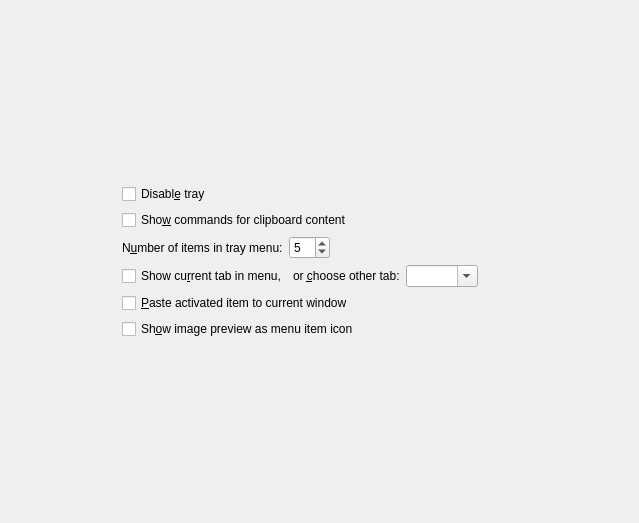
<?xml version="1.0" encoding="UTF-8"?>
<ui version="4.0">
 <class>ConfigTabTray</class>
  <widget class="QScrollArea" name="scrollArea_4">
   <property name="geometry">
    <rect>
     <x>9</x>
     <y>9</y>
     <width>639</width>
     <height>523</height>
    </rect>
   </property>
   <property name="frameShape">
    <enum>QFrame::NoFrame</enum>
   </property>
   <property name="widgetResizable">
    <bool>true</bool>
   </property>
   <widget class="QWidget" name="scrollAreaWidgetContents_4">
    <property name="geometry">
     <rect>
      <x>0</x>
      <y>0</y>
      <width>639</width>
      <height>523</height>
     </rect>
    </property>
    <layout class="QHBoxLayout" name="horizontalLayout_17">
     <item>
      <spacer name="horizontalSpacer_17">
       <property name="orientation">
        <enum>Qt::Horizontal</enum>
       </property>
       <property name="sizeHint" stdset="0">
        <size>
         <width>40</width>
         <height>20</height>
        </size>
       </property>
      </spacer>
     </item>
     <item>
      <layout class="QVBoxLayout" name="verticalLayout_4">
       <item>
        <spacer name="verticalSpacer_4">
         <property name="orientation">
          <enum>Qt::Vertical</enum>
         </property>
         <property name="sizeHint" stdset="0">
          <size>
           <width>20</width>
           <height>40</height>
          </size>
         </property>
        </spacer>
       </item>
       <item>
        <widget class="QCheckBox" name="checkBoxDisableTray">
         <property name="toolTip">
          <string>Don't show tray icon; minimize window when closed</string>
         </property>
         <property name="text">
          <string>Disabl&amp;e tray</string>
         </property>
        </widget>
       </item>
       <item>
        <widget class="QCheckBox" name="checkBoxTrayShowCommands">
         <property name="toolTip">
          <string>Show command for current clipboard content in tray menu</string>
         </property>
         <property name="text">
          <string>Sho&amp;w commands for clipboard content</string>
         </property>
        </widget>
       </item>
       <item>
        <layout class="QHBoxLayout" name="horizontalLayout_4">
         <item>
          <widget class="QLabel" name="label_9">
           <property name="text">
            <string>N&amp;umber of items in tray menu:</string>
           </property>
           <property name="buddy">
            <cstring>spinBoxTrayItems</cstring>
           </property>
          </widget>
         </item>
         <item>
          <widget class="QSpinBox" name="spinBoxTrayItems">
           <property name="toolTip">
            <string>Number of items in tray menu</string>
           </property>
           <property name="value">
            <number>5</number>
           </property>
          </widget>
         </item>
         <item>
          <spacer name="horizontalSpacer_7">
           <property name="orientation">
            <enum>Qt::Horizontal</enum>
           </property>
           <property name="sizeHint" stdset="0">
            <size>
             <width>40</width>
             <height>20</height>
            </size>
           </property>
          </spacer>
         </item>
        </layout>
       </item>
       <item>
        <layout class="QHBoxLayout" name="horizontalLayout_8">
         <item>
          <widget class="QCheckBox" name="checkBoxMenuTabIsCurrent">
           <property name="toolTip">
            <string>Show items from current tab in tray menu</string>
           </property>
           <property name="text">
            <string>Show cu&amp;rrent tab in menu,</string>
           </property>
          </widget>
         </item>
         <item>
          <widget class="QLabel" name="label_24">
           <property name="text">
            <string>or &amp;choose other tab:</string>
           </property>
           <property name="buddy">
            <cstring>comboBoxMenuTab</cstring>
           </property>
          </widget>
         </item>
         <item>
          <widget class="QComboBox" name="comboBoxMenuTab">
           <property name="sizePolicy">
            <sizepolicy hsizetype="MinimumExpanding" vsizetype="Fixed">
             <horstretch>0</horstretch>
             <verstretch>0</verstretch>
            </sizepolicy>
           </property>
           <property name="toolTip">
            <string>Name of tab to show in tray menu (empty for the first tab)</string>
           </property>
           <property name="editable">
            <bool>true</bool>
           </property>
          </widget>
         </item>
         <item>
          <spacer name="horizontalSpacer_6">
           <property name="orientation">
            <enum>Qt::Horizontal</enum>
           </property>
           <property name="sizeHint" stdset="0">
            <size>
             <width>40</width>
             <height>20</height>
            </size>
           </property>
          </spacer>
         </item>
        </layout>
       </item>
       <item>
        <widget class="QCheckBox" name="checkBoxPasteMenuItem">
         <property name="toolTip">
          <string>Paste item to current window after selecting it in menu</string>
         </property>
         <property name="text">
          <string>&amp;Paste activated item to current window</string>
         </property>
        </widget>
       </item>
       <item>
        <widget class="QCheckBox" name="checkBoxTrayImages">
         <property name="toolTip">
          <string>Show image preview next to menu items</string>
         </property>
         <property name="text">
          <string>Sh&amp;ow image preview as menu item icon</string>
         </property>
        </widget>
       </item>
       <item>
        <spacer name="verticalSpacer_2">
         <property name="orientation">
          <enum>Qt::Vertical</enum>
         </property>
         <property name="sizeHint" stdset="0">
          <size>
           <width>20</width>
           <height>40</height>
          </size>
         </property>
        </spacer>
       </item>
      </layout>
     </item>
     <item>
      <spacer name="horizontalSpacer_18">
       <property name="orientation">
        <enum>Qt::Horizontal</enum>
       </property>
       <property name="sizeHint" stdset="0">
        <size>
         <width>40</width>
         <height>20</height>
        </size>
       </property>
      </spacer>
     </item>
    </layout>
   </widget>
  </widget>
 <resources/>
</ui>
